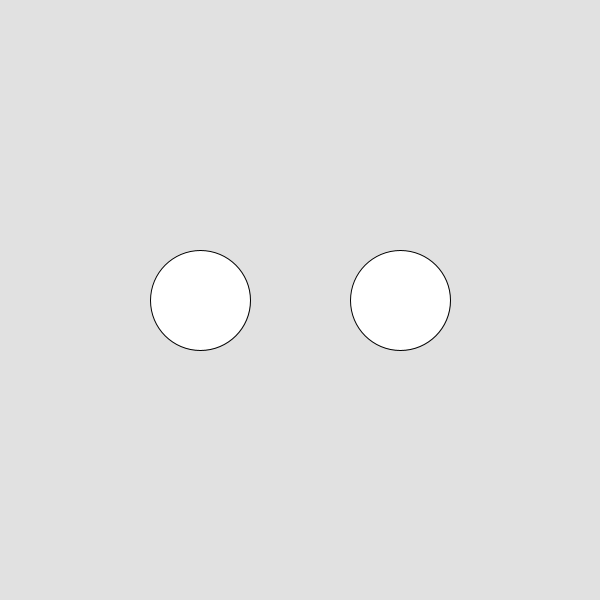
Frame 1 (no input)
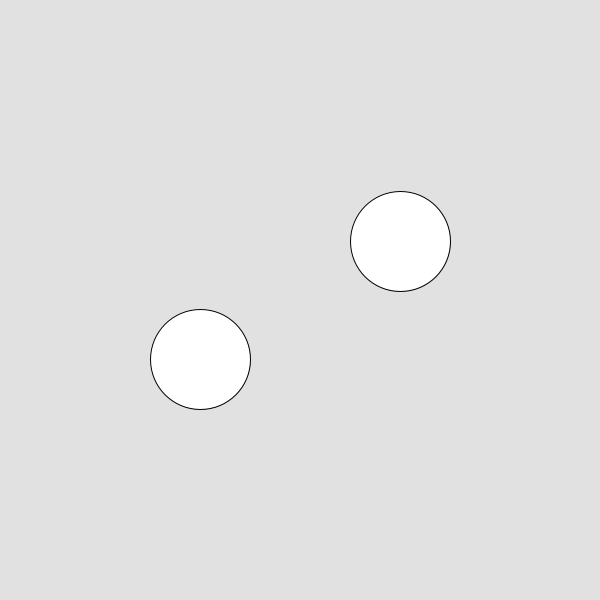
Frame 60 (the mouse pressed at the canvas centre just before this capture)
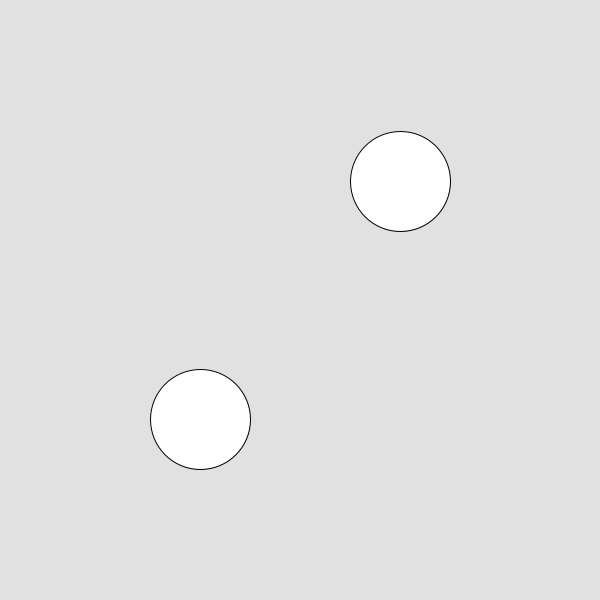
Frame 120 (the mouse held since frame 60 and released just before this capture)

The Processing sketch that drew these frames (run headless with seeded random() and noise(); from frame 60 on, the mouse is pressed at the canvas centre):

// Processing sketch: CIrcles_up_and_down
// ── CIrcles_up_and_down.pde




int x;
int y;

void setup() {
  size(600, 600);
  x = 300;
  y = 300;
}

void draw() {
  background(225);

  ellipse(200, x, 100, 100);  // moves down
  ellipse(400, y, 100, 100);  // moves up

  x = x + 1;
  y = y - 1;

  // Reset to middle when off screen
  if (x > height + 50) {
    x = height / 2;
  }

  if (y < -50) {
    y = height / 2;
  }
}
